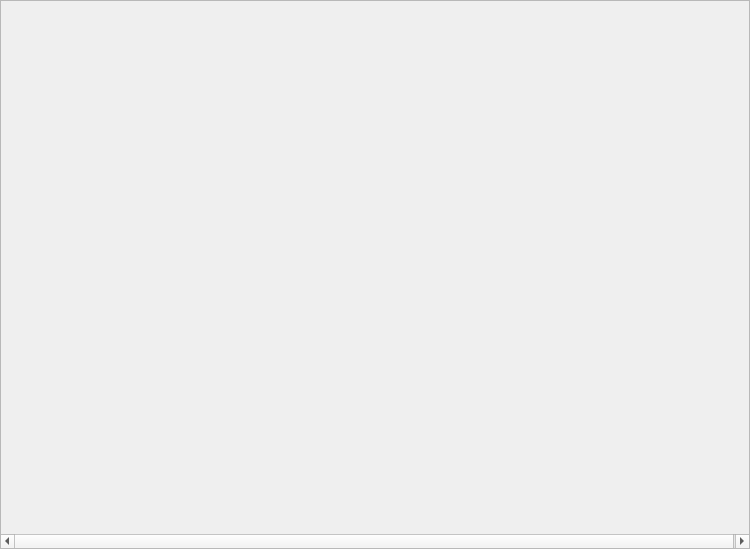
<?xml version="1.0" encoding="UTF-8"?>
<ui version="4.0">
 <class>Form</class>
 <widget class="QWidget" name="Form">
  <property name="geometry">
   <rect>
    <x>0</x>
    <y>0</y>
    <width>750</width>
    <height>549</height>
   </rect>
  </property>
  <property name="windowTitle">
   <string>Form</string>
  </property>
  <layout class="QHBoxLayout" name="horizontalLayout">
   <property name="spacing">
    <number>0</number>
   </property>
   <property name="leftMargin">
    <number>0</number>
   </property>
   <property name="topMargin">
    <number>0</number>
   </property>
   <property name="rightMargin">
    <number>0</number>
   </property>
   <property name="bottomMargin">
    <number>0</number>
   </property>
   <item>
    <widget class="ScrollArea" name="ScrollArea">
     <property name="widgetResizable">
      <bool>true</bool>
     </property>
     <widget class="QWidget" name="scrollAreaWidgetContents">
      <property name="geometry">
       <rect>
        <x>0</x>
        <y>0</y>
        <width>750</width>
        <height>547</height>
       </rect>
      </property>
      <property name="minimumSize">
       <size>
        <width>750</width>
        <height>500</height>
       </size>
      </property>
      <layout class="QVBoxLayout" name="verticalLayout">
       <property name="spacing">
        <number>15</number>
       </property>
       <property name="leftMargin">
        <number>25</number>
       </property>
       <property name="topMargin">
        <number>25</number>
       </property>
       <property name="rightMargin">
        <number>25</number>
       </property>
       <property name="bottomMargin">
        <number>25</number>
       </property>
      </layout>
     </widget>
    </widget>
   </item>
  </layout>
 </widget>
 <customwidgets>
  <customwidget>
   <class>ScrollArea</class>
   <extends>QScrollArea</extends>
   <header>qfluentwidgets</header>
   <container>1</container>
  </customwidget>
 </customwidgets>
 <resources/>
 <connections/>
</ui>
